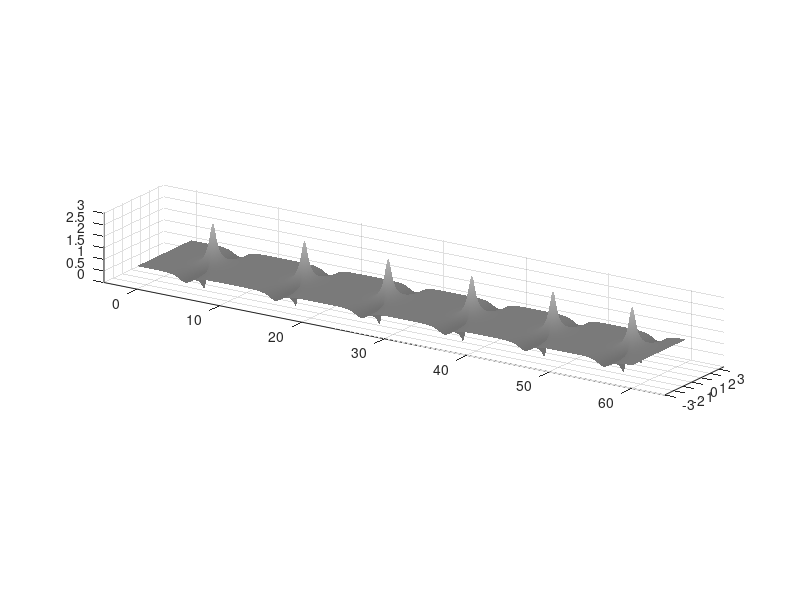

Write MATLAB code to recreate this figure. (Note: this script raises an error after producing the figure.)
function reproduce_paper_fig1_bw_v6()

    clear; clc; close all;

    %% ================================================================
    % Parameters from the paper
    %% ================================================================

    L    = 6;
    eps0 = 1e-4;

    c1   = 1/2;
    cm1  = (0.3 - 0.4i)/2;

    k1 = 2*pi/L;

    %% ================================================================
    % Numerical parameters
    %% ================================================================

    Nx   = 384;
    Tmax = 60;

    Nt = 30000;
    dt = Tmax/Nt;

    saveEvery = 25;

    thisDir = fileparts(mfilename('fullpath'));
    datafile = fullfile(thisDir,'fig1_data.mat');

    %% ================================================================
    % Load data if available, otherwise compute it
    %% ================================================================

    if exist(datafile,'file')

        load(datafile,'x','Tplot','Uplot','L','Tmax');

    else

        x = linspace(-L/2, L/2, Nx+1);
        x(end) = [];

        k = (2*pi/L)*[0:Nx/2-1, -Nx/2:-1];

        u = 1 + eps0*( ...
              c1  * exp( 1i*k1*x ) ...
            + cm1 * exp(-1i*k1*x ) );

        Ehalf = exp(-1i*k.^2*dt/2);

        nSave = floor(Nt/saveEvery) + 1;

        Uplot = zeros(nSave,Nx);
        Tplot = zeros(nSave,1);

        Uplot(1,:) = abs(u);
        Tplot(1)   = 0;

        idx = 1;

        for n = 1:Nt

            % half linear step
            uhat = fft(u);
            uhat = Ehalf .* uhat;
            u = ifft(uhat);

            % nonlinear step
            u = u .* exp(2i*abs(u).^2*dt);

            % half linear step
            uhat = fft(u);
            uhat = Ehalf .* uhat;
            u = ifft(uhat);

            if mod(n,saveEvery)==0
                idx = idx + 1;
                Uplot(idx,:) = abs(u);
                Tplot(idx)   = n*dt;
            end
        end

        save(datafile,'x','Tplot','Uplot','L','Tmax');

    end

    %% ================================================================
    % Paper-style black-and-white 3D plot
    %% ================================================================

    [Xgrid,Tgrid] = meshgrid(x,Tplot);

    % Use software OpenGL in batch mode when available.
    try
        opengl software;
    catch
    end

    % Changed back to v3-style size.
    figure('Color','w','Position',[80 80 1400 460]);
    set(gcf,'Renderer','opengl');
    set(gcf,'InvertHardcopy','off');

    %% ================================================================
    % Grayscale surface coloring
    %% ================================================================

    grayLo = 0.44;
    grayHi = 0.72;

    Umin = 0.70;
    Umax = 2.85;

    Uclip = min(max(Uplot,Umin),Umax);
    Uscaled = (Uclip - Umin)/(Umax - Umin);

    Cgray = grayLo + (grayHi-grayLo)*Uscaled;

    s = surf(Tgrid, Xgrid, Uplot, Cgray);

    set(s, ...
        'EdgeColor','none', ...
        'FaceColor','interp', ...
        'FaceLighting','gouraud', ...
        'AmbientStrength',0.55, ...
        'DiffuseStrength',0.85, ...
        'SpecularStrength',0.18, ...
        'SpecularExponent',25);

    colormap(gray(256));
    caxis([0 1]);

    %% ================================================================
    % Axes and camera
    %% ================================================================

    xlim([-4 Tmax+4]);
    ylim([-L/2 L/2+0.55]);
    zlim([0 3.05]);

    % Changed back to v3-style aspect ratio.
    pbaspect([9.5 1.55 1.05]);

    % Changed back to v3-style orientation.
    view([33 18]);
    camproj('orthographic');

    % Use the v5 framing but remove the excess canvas after export.
    camzoom(1.45);

    axis off;
    box off;

    % Make the axes occupy almost the whole PNG.
    set(gca,'Position',[-0.03 -0.03 1.08 1.08]);
    set(gca,'LooseInset',[0 0 0 0]);

    %% ================================================================
    % Lighting
    %% ================================================================

    delete(findall(gca,'Type','light'));

    light('Position',[-35 -25 35],'Style','infinite');
    light('Position',[45 20 18],'Style','infinite');

    lighting gouraud;
    material dull;

    %% ================================================================
    % Draw simple black coordinate arrows
    %% ================================================================

    hold on;

    z0 = 0.07;
    y0 = -L/2;

    plot3([0 Tmax],[y0 y0],[z0 z0], ...
        'k','LineWidth',1.15);

    quiver3(0,y0,z0,-3.2,0,0,0, ...
        'k','LineWidth',1.15,'MaxHeadSize',0.8);

    quiver3(Tmax,y0,z0,0,L,0,0, ...
        'k','LineWidth',1.15,'MaxHeadSize',0.8);

    quiver3(Tmax,y0,z0,0,0,1.15,0, ...
        'k','LineWidth',1.15,'MaxHeadSize',0.8);

    text(-3.7,y0,z0,'t','FontSize',16);
    text(Tmax,L/2+0.35,z0,'x','FontSize',16);

    hold off;

    %% ================================================================
    % Save and crop PNG
    %% ================================================================

    drawnow;

    set(gcf,'PaperPositionMode','auto');
    rawFile = fullfile(thisDir,'paper_fig1_reproduction_bw_v6_raw.png');
    outFile = fullfile(thisDir,'paper_fig1_reproduction_bw_v6.png');

    print(gcf,rawFile,'-dpng','-r300');

    rgb = imread(rawFile);
    contentMask = any(rgb < 248,3);

    rows = find(any(contentMask,2));
    cols = find(any(contentMask,1));

    if ~isempty(rows) && ~isempty(cols)
        pad = 80;
        r1 = max(min(rows)-pad,1);
        r2 = min(max(rows)+pad,size(rgb,1));
        c1 = max(min(cols)-pad,1);
        c2 = min(max(cols)+pad,size(rgb,2));
        rgb = rgb(r1:r2,c1:c2,:);
    end

    imwrite(rgb,outFile);

    if exist(rawFile,'file')
        delete(rawFile);
    end

end
